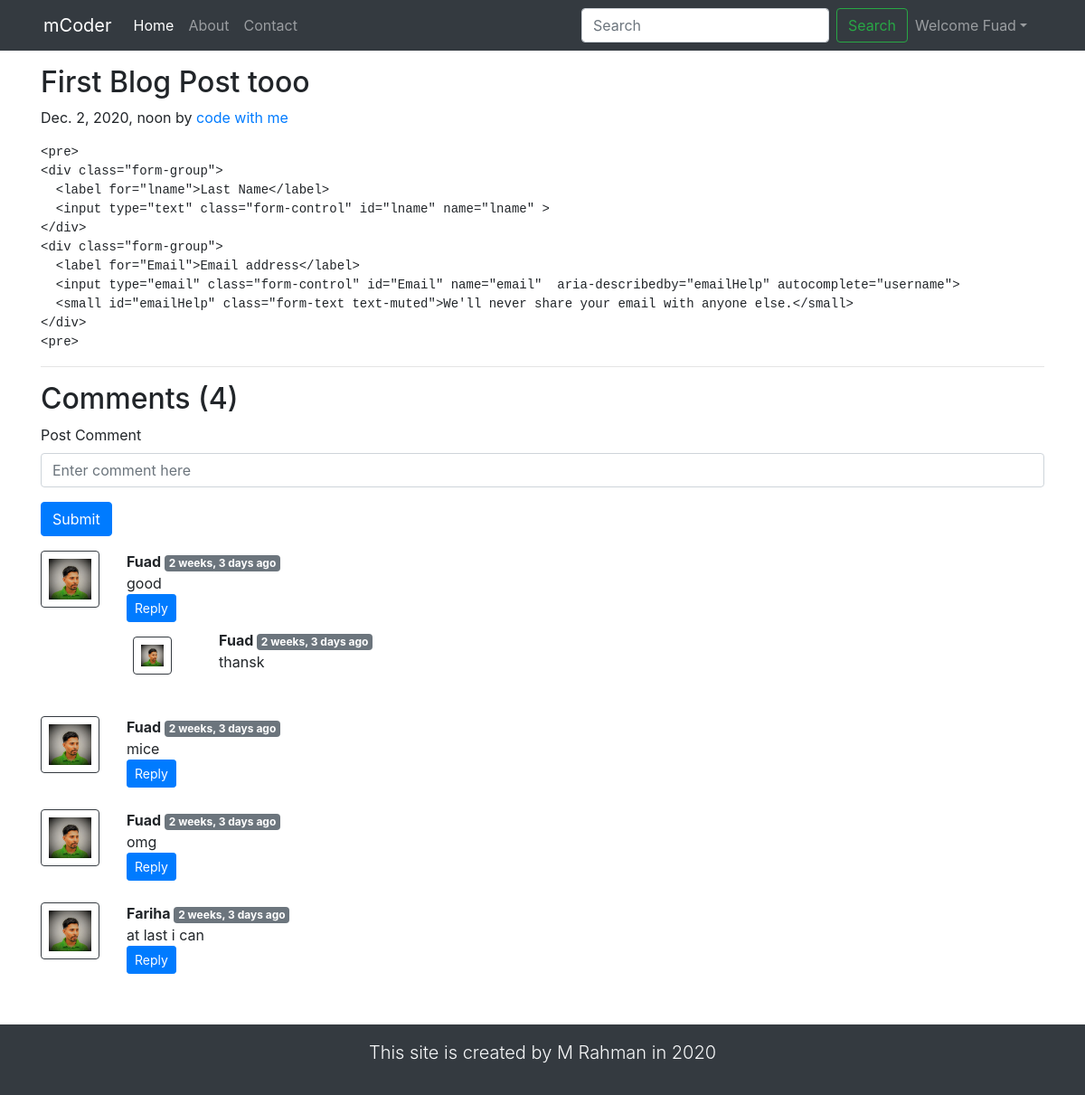
Page /blog/sluging post/ (signed in) on the committed database.
### blog/models.py (models this page shows, shortened)
class Post(models.Model):
    sno = models.AutoField(primary_key=True)
    title = models.CharField(max_length=255)
    author = models.CharField(max_length=14)
    slug = models.CharField(max_length=130)
    views = models.IntegerField(default=0)
    timeStamp = models.DateTimeField(blank=True)
    content = models.TextField()

class BlogComment(models.Model):
    sno = models.AutoField(primary_key=True)
    comment = models.TextField()
    user = models.ForeignKey(User, on_delete=models.CASCADE)
    post = models.ForeignKey(Post, on_delete=models.CASCADE)
    parent = models.ForeignKey('self', on_delete=models.CASCADE, null=True)
    timestamp = models.DateTimeField(default=now)

### blog/views.py (the view)
# urls.py: path('<str:slug>/', views.blogPost, name="blogPost"),
def blogPost(request, slug):
    post = Post.objects.filter(slug=slug).first()
    post.views = post.views + 1
    post.save()
    comments = BlogComment.objects.filter(post=post, parent=None)
    replies = BlogComment.objects.filter(post=post).exclude(parent=None)
    replyDict = {}
    for reply in replies:
        if reply.parent.sno not in replyDict.keys():
            replyDict[reply.parent.sno] = [reply]
        else:
            replyDict[reply.parent.sno].append(reply)
    context = {'post': post, 'comments': comments, 'user': request.user, 'replyDict': replyDict}
    return render(request, "blog/blogPost.html", context)

### blog/templatetags/extras.py (called while the page is built)
@register.filter(name='get_val')
def get_val(dict, key):
    return dict.get(key)

### blog/templates/blog/blogPost.html (shortened to what this page needs)
{% extends 'basic.html' %}
{% block body %}
{% load humanize %}
{% load extras %}
<div class="container my-3">
    <h2 class="blog-post-title">{{post.title}}</h2>
    <p class="blog-post-meta">{{post.timeStamp}} by <a href="/about">{{post.author}}</a></p>
    <p class="preview"> {{post.content| safe }}</p>
    <hr>
</div>
<div class="container">
    <h2> Comments ({{comments.count}}) </h2>
    <div class="my-2">
        {% if user.is_authenticated %}
        <form action="/blog/postComment/" method="post">
            <div class="form-group">
                <label for="pc">Post Comment </label>
                <input type="text" class="form-control" name="comment" placeholder="Enter comment here" id="pc">
            </div>
            <button type="submit" class="btn btn-primary">Submit</button>
        </form>
        {% else %}
        Please login to post a comment
        {% endif %}
    </div>
    {% for comment in comments %}
    <div class="row my-3">
        <div class="col-md-1  ">
            <img class="rounded mx-auto d-block w-100 border border-dark p-2" src="/static/img/mrahmandusp.jpg" alt="user">
        </div>
        <div class="col-md-11 ">
            <b> {{comment.user.username}} </b> <span class="badge badge-secondary ">{{comment.timestamp| naturaltime}}</span>
            <div>{{comment.comment}}</div>
            <div class="reply mx-0">
                {% if user.is_authenticated %}
                <button class="btn btn-sm btn-primary" type="button" data-toggle="collapse" data-target="#replyBox{{comment.sno}}" aria-expanded="false" aria-controls="replyBox{{comment.sno}}">
                    Reply
                </button>
                {% else %}
                <button class="btn btn-sm btn-primary" type="button" data-toggle="collapse" data-target="#replyBox{{comment.sno}}" aria-expanded="false" aria-controls="replyBox{{comment.sno}}">
                    Login to reply
                </button>
                {% endif %}
                <div class="replies my-2 ">
                    {% for reply in replyDict|get_val:comment.sno %}
                    <div class="row my-2">
                        <div class="col-md-1 ">
                            <img class="rounded mx-auto d-block w-75 my-2 border border-dark p-2" src="/static/img/mrahmandusp.jpg" alt="user">
                        </div>
                        <div class="col-md-11">
                            <div class="col-md-11 ">
                                <b> {{reply.user.username}} </b> <span class="badge badge-secondary ">{{reply.timestamp| naturaltime}}</span>
                                <div>{{reply.comment}}</div>
                            </div>
                            <br>
                        </div>
                    </div>
                    {% endfor %}
                </div>
            </div>
        </div>
    </div>
    {% endfor %}
</div>
{% endblock %}

### mCoder/templates/basic.html (shortened to what this page needs)
<!doctype html>
<html lang="en">
<head>
    <link rel="stylesheet" href=" /static/css/all.min.css">
  <link rel="stylesheet" href="https://stackpath.bootstrapcdn.com/bootstrap/4.2.1/css/bootstrap.min.css">
    <link rel="stylesheet" href="/static/css/prism.css">
    <link rel="stylesheet" href="/static/css/style.css">
</head>
<body>
	<nav class="navbar navbar-expand-lg navbar-dark bg-dark px-5">
    <a class="navbar-brand" href="/">mCoder</a>
    <div class="collapse navbar-collapse" id="navbarTogglerDemo03">
     <ul class="navbar-nav mr-auto mt-2 mt-lg-0">
      <li class="nav-item active">
       <a class="nav-link" href="/">Home <span class="sr-only">(current)</span></a>
     </li>
     <li class="nav-item">
       <a class="nav-link" href="/about/">About</a>
     </li>
     <li class="nav-item">
       <a class="nav-link" href="/contact/">Contact</a>
     </li>
   </ul>
   <form class="form-inline my-2 my-lg-0" method="get" action="/blog/search">
    <input class="form-control mr-sm-2" type="search" placeholder="Search" aria-label="Search" name="query">
    <button class="btn btn-outline-success my-2 my-sm-0" type="submit">Search</button>
  </form>
{% if user.is_authenticated %}
<ul class="navbar-nav mr-2">
<li class="nav-item dropdown">
<a class="nav-link dropdown-toggle" href='#' id="navbarDropdown" role="button" data-toggle="dropdown"> Welcome {{request.user}}</a>
</li>
</ul>
{% else %}
<button class="btn btn-outline-success mr-2 my-sm-0" data-toggle="modal" data-target="#loginModal">Login</button>
 <button class="btn btn-outline-success mr-2 my-sm-0" data-toggle="modal" data-target="#singUpModal" >Sing Up</button>
{% endif %}
</div>
</nav>
  {% block body %}  {% endblock %}
<section class="text-center mt-5 py-3 bg-dark text-light">
  <div class="container">
    <div class="row">
      <div class="col">
        <p class="lead">This site is created by M Rahman in 2020</p>
      </div>
    </div>
  </div>
</section>
</body>
</html>

### static/css/style.css (style rules this page uses)
li { list-style-type: none; }

### rows in the picture
Post: title "First Blog Post tooo", timeStamp "Dec. 2, 2020, noon", author "code with me", content "<pre> <div class=\"form-group\"> <label for=\"lname\">Last Name</label> <input type=\"text\" class=\"form-control\" id=\"lname\" name=\"lname\" > </div> <div class=\"form-group\"> <label for=\"Email\">Email address</label> <input type=\"email\" class=\"form-control\" id=\"Email\" name=\"email\" aria-describedby=\"emailHelp\" autocomplete=\"username\"> <small id=\"emailHelp\" class=\"form-text text-muted\">We'll never share your email with anyone else.</small> </div> <pre>"
BlogComment: user.username "Fuad", timestamp "2 weeks, 3 days ago", comment "good"
BlogComment: user.username "Fuad", timestamp "2 weeks, 3 days ago", comment "thansk"
BlogComment: user.username "Fuad", timestamp "2 weeks, 3 days ago", comment "mice"
BlogComment: user.username "Fuad", timestamp "2 weeks, 3 days ago", comment "omg"
BlogComment: user.username "Fariha", timestamp "2 weeks, 3 days ago", comment "at last i can"

### other values in the picture
{{ request.user }} "Fuad"
{{ comments.count }} "4"
